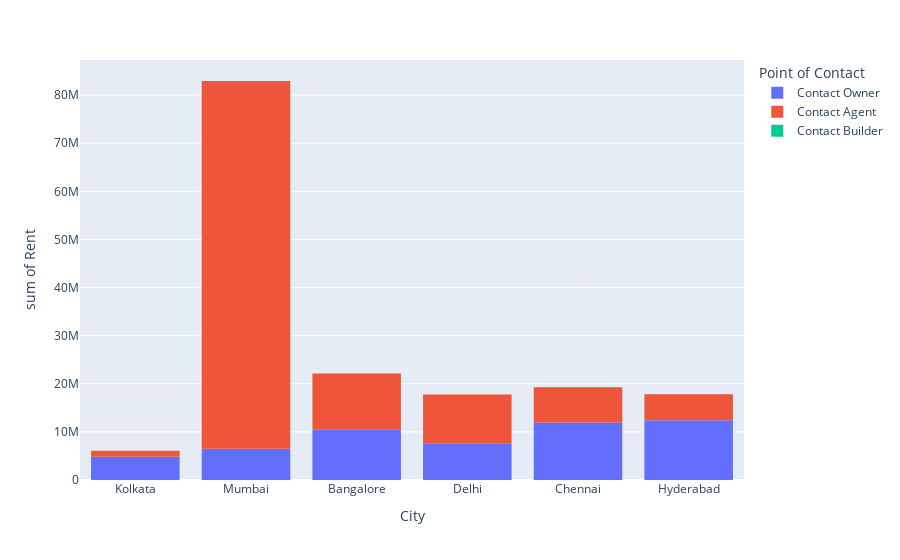

The notebook cell saved with this chart:
### Code cell
px.histogram(data_frame=rent_df, x ='City', y = 'Rent', color= 'Point of Contact')

### Figure 1 — Plotly figure (JSON) as saved in the notebook; plotly's stock layout.template omitted (floating-point values rounded to 4 significant figures; data arrays with more than 128 entries replaced by an {"elided": "..."} marker saying what was removed)
{"data": [{"alignmentgroup": "True", "bingroup": "x", "histfunc": "sum", "hovertemplate": "Point of Contact=Contact Owner<br>City=%{x}<br>sum of Rent=%{y}<extra></extra>", "legendgroup": "Contact Owner", "marker": {"color": "#636efa", "pattern": {"shape": ""}}, "name": "Contact Owner", "offsetgroup": "Contact Owner", "orientation": "v", "showlegend": true, "type": "histogram", "x": {"elided": "3212 str values"}, "xaxis": "x", "y": {"elided": "3212 int values"}, "yaxis": "y"}, {"alignmentgroup": "True", "bingroup": "x", "histfunc": "sum", "hovertemplate": "Point of Contact=Contact Agent<br>City=%{x}<br>sum of Rent=%{y}<extra></extra>", "legendgroup": "Contact Agent", "marker": {"color": "#EF553B", "pattern": {"shape": ""}}, "name": "Contact Agent", "offsetgroup": "Contact Agent", "orientation": "v", "showlegend": true, "type": "histogram", "x": {"elided": "1529 str values"}, "xaxis": "x", "y": {"elided": "1529 int values"}, "yaxis": "y"}, {"alignmentgroup": "True", "bingroup": "x", "histfunc": "sum", "hovertemplate": "Point of Contact=Contact Builder<br>City=%{x}<br>sum of Rent=%{y}<extra></extra>", "legendgroup": "Contact Builder", "marker": {"color": "#00cc96", "pattern": {"shape": ""}}, "name": "Contact Builder", "offsetgroup": "Contact Builder", "orientation": "v", "showlegend": true, "type": "histogram", "x": ["Hyderabad"], "xaxis": "x", "y": [5500], "yaxis": "y"}], "layout": {"barmode": "relative", "legend": {"title": {"text": "Point of Contact"}, "tracegroupgap": 0}, "margin": {"t": 60}, "xaxis": {"anchor": "y", "domain": [0, 1], "title": {"text": "City"}}, "yaxis": {"anchor": "x", "domain": [0, 1], "title": {"text": "sum of Rent"}}}}
